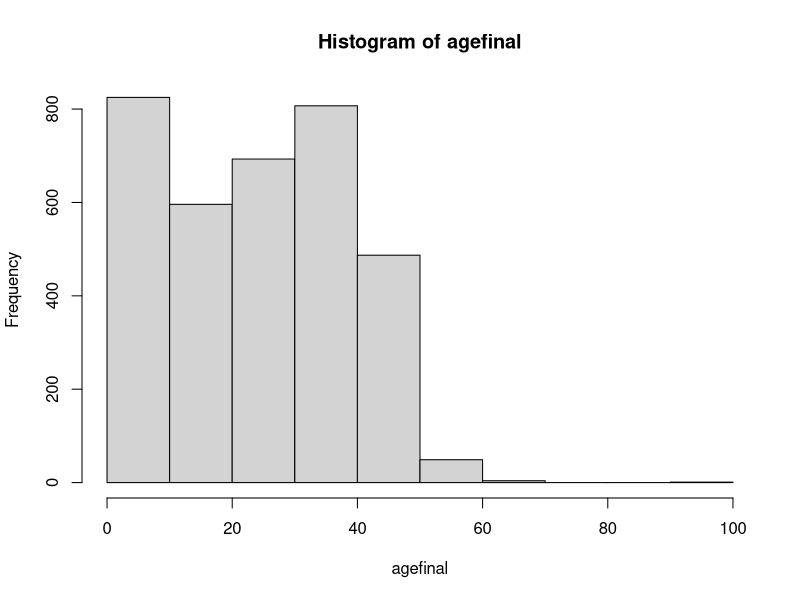
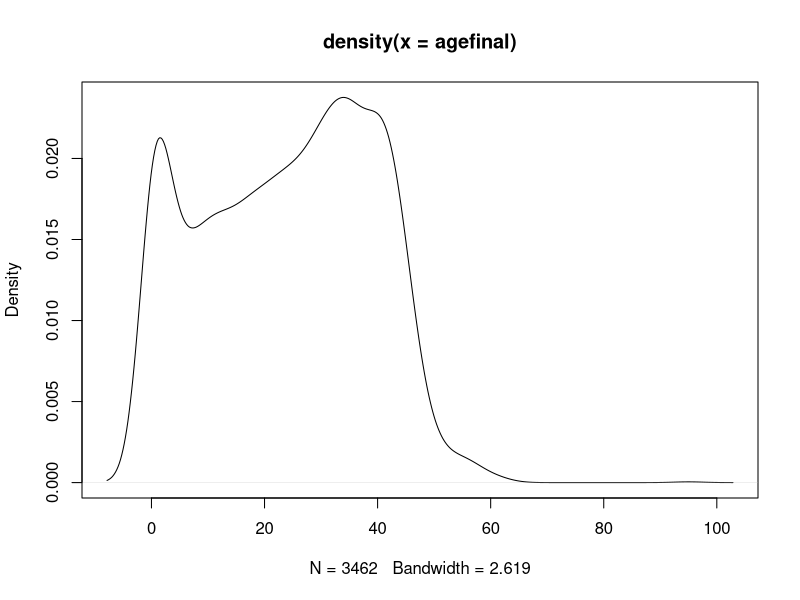

The R script that drew these images, in order:
## ---- chunk 1
knitr::opts_chunk$set(echo = TRUE)
## ---- chunk 2

## ---- chunk 3
setwd("~/GitHub/master/data")
library(readxl)
require(survival)
library(plyr)
require(dplyr)
require(data.table)
maindata <- read_excel("maindata.xlsx", sheet = "original")
taipei <- read_excel("taipei.xlsx", sheet = "taipei")

View(maindata)
maindata1 <-as.data.table(maindata)
colnames(maindata1) <- c( "city","deathnumber" , "deathyear","buildman","buildnumber","bornyear","material","area")
maindata2 <- maindata1[,c(1,3,6,7,8)]
X <- apply(maindata2[,c(1,4)],2,as.factor)
deathyear <- as.numeric(maindata2$deathyear)
dt <- data.table(X,deathyear)
df <- data.frame(X,deathyear)


## ---- chunk 4

library(plyr)

dfcount<- dt%>% count(city, deathyear)

apply(dfcount[,3],2,sum) #check 件數對不對

## ---- chunk 5
completeFun <- function(data, desiredCols) {
  completeVec <- complete.cases(data[, desiredCols])
  return(data[completeVec, ])
}
## ---- chunk 6
library(tidyr)
library(data.table)
library(plyr)
maindatause <-maindata[,c(3,6,7,8)] #留下有用的欄位
df <- maindatause
colnames(df)=c(  "deathyear","bornyear","material","area")
dfuse <- completeFun(df, "bornyear")
A <- dfuse$bornyear[1]
substring(A, 1, 3)
bornyear <- as.numeric(substring(dfuse$bornyear, 1, 3))
deathyear <- as.numeric(   dfuse$deathyear        )
dfuse <-cbind(bornyear,deathyear,dfuse[,3],dfuse[,4])
age <- deathyear-bornyear

sort(deathyear)


## ---- chunk 7
which(age<0)
dfusefinal <- dfuse[-which(age<0),]
agefinal=dfusefinal$deathyear-dfusefinal$bornyear
class(agefinal)
dfusefinal <- cbind(dfusefinal,agefinal)

hist(agefinal) #畫出直方圖

agecount <- dfusefinal %>% 
  group_by(agefinal) %>% 
  summarise(avg_count = n())  #莖葉圖


plot(density(agefinal))
X=dfusefinal[,-5]
y=Surv(dfusefinal$agefinal)
fit <- coxph(y ~ bornyear,X ) 

summary(fit)
